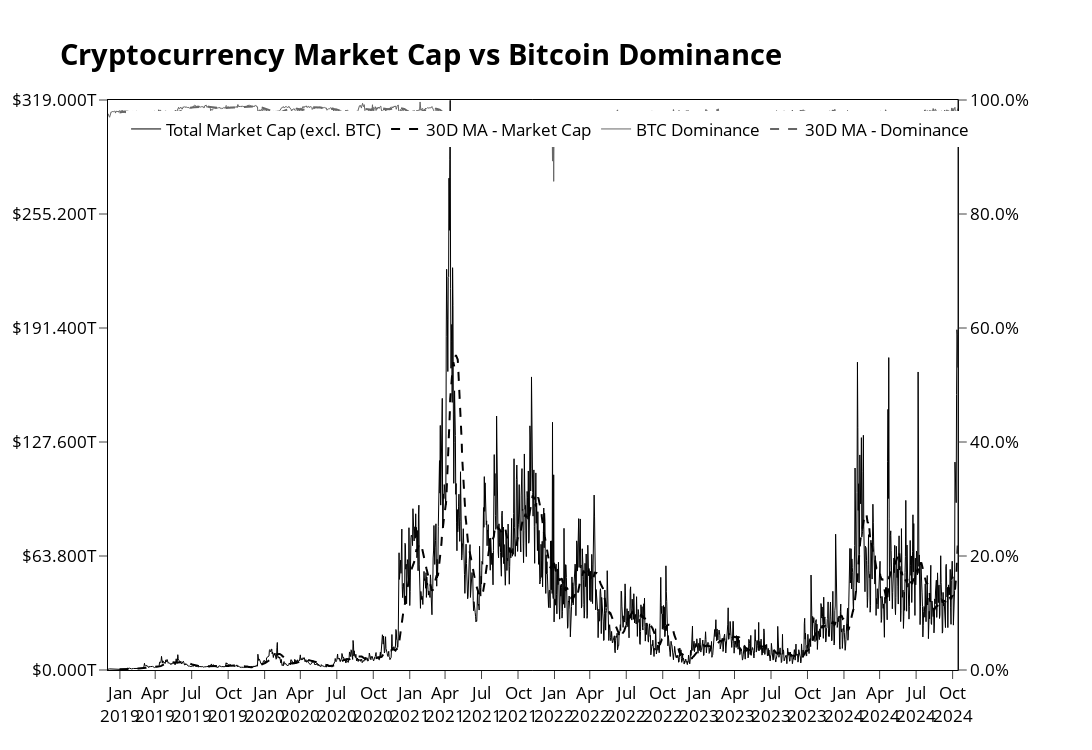

This figure's notebook cell:
### Code cell
import pandas as pd
import yfinance as yf
from datetime import datetime
import time
import plotly.graph_objects as go
from plotly.subplots import make_subplots
import numpy as np

def calculate_ma(series, window=30):
    """Calculate moving average for a series"""
    return pd.to_numeric(series, errors='coerce').rolling(window=window).mean()

def format_large_number(value):
    """
    Format large numbers to 3 digits with proper unit
    Example: 1234567890 -> 1.23B
    """
    abs_value = abs(float(value))
    if abs_value >= 1e12:
        return f"{value/1e12:.3f}T"
    elif abs_value >= 1e9:
        return f"{value/1e9:.3f}B"
    elif abs_value >= 1e6:
        return f"{value/1e6:.3f}M"
    elif abs_value >= 1e3:
        return f"{value/1e3:.3f}K"
    else:
        return f"{value:.3f}"

def get_scale_and_divisor(max_value):
    """
    Get the appropriate scale divisor and unit suffix for y-axis
    """
    abs_value = abs(float(max_value))
    if abs_value >= 1e12:
        return 1e12, "T"
    elif abs_value >= 1e9:
        return 1e9, "B"
    elif abs_value >= 1e6:
        return 1e6, "M"
    else:
        return 1e3, "K"

def get_and_plot_market_caps(ma_window=30):
    """
    Fetch and plot cryptocurrency market caps with configurable options
    
    Parameters:
    - ma_window: int, window size for moving average calculation (default 30 days)
    """
    # Read the CSV file
    df = pd.read_csv('coinmarketcap_20190106_top_125.csv')
    
    # Create symbol mapping dictionary
    symbol_mapping = {
        row['Name']: f"{row['Symbol']}-USD"
        for _, row in df.iterrows()
    }
    
    # Dictionary to store market caps for each crypto
    market_caps_dict = {}
    
    # Define the date range
    start_date = '2019-01-01'
    end_date = datetime.now().strftime('%Y-%m-%d')
    
    # Loop through each cryptocurrency
    for name, symbol in symbol_mapping.items():
        try:
            print(f"Fetching data for {name} ({symbol})...")
            
            # Fetch data from Yahoo Finance
            ticker = yf.Ticker(symbol)
            hist = ticker.history(start=start_date, end=end_date)
            
            if not hist.empty:
                # Calculate market cap (Close Price * Volume)
                market_caps_dict[name] = pd.to_numeric(hist['Close'] * hist['Volume'], errors='coerce')
            
            # Add a small delay to avoid hitting rate limits
            time.sleep(1)
            
        except Exception as e:
            print(f"Error fetching data for {name} ({symbol}): {str(e)}")
            continue
    
    # Combine all market caps into a single DataFrame
    if market_caps_dict:
        all_market_caps = pd.concat(market_caps_dict, axis=1)
        df_filled = all_market_caps.apply(pd.to_numeric, errors='coerce').ffill()
        
        # Calculate market metrics
        others_market_cap = df_filled.drop('Bitcoin', axis=1).sum(axis=1)
        btc_dominance = (df_filled['Bitcoin'] / (df_filled['Bitcoin'] + others_market_cap)) * 100
        
        # Calculate moving averages
        others_ma = calculate_ma(others_market_cap, ma_window)
        dominance_ma = calculate_ma(btc_dominance, ma_window)
        
        # Get scale for formatting
        scale, unit_suffix = get_scale_and_divisor(others_market_cap.max())
        
        # Create figure with secondary y-axis
        fig = make_subplots(specs=[[{"secondary_y": True}]])
        
        # Add market cap trace
        fig.add_trace(
            go.Scatter(
                x=others_market_cap.index,
                y=others_market_cap.astype(float) / scale,
                name="Total Market Cap (excl. BTC)",
                mode='lines',
                line=dict(color='#000000', width=1),
                hovertemplate=f"Total Market Cap: $%{{y:.3f}}{unit_suffix}<extra></extra>"
            ),
            secondary_y=False
        )

        # Add MA for market cap
        fig.add_trace(
            go.Scatter(
                x=others_ma.index,
                y=others_ma.astype(float) / scale,
                name=f"{ma_window}D MA - Market Cap",
                mode='lines',
                line=dict(color='#000000', width=2, dash='dash'),
                hovertemplate=f"{ma_window}D MA: $%{{y:.3f}}{unit_suffix}<extra></extra>"
            ),
            secondary_y=False
        )

        # Add BTC dominance trace
        fig.add_trace(
            go.Scatter(
                x=btc_dominance.index,
                y=btc_dominance.astype(float),
                name="BTC Dominance",
                mode='lines',
                line=dict(color='#666666', width=1),
                hovertemplate="BTC Dominance: %{y:.1f}%<extra></extra>"
            ),
            secondary_y=True
        )

        # Add MA for dominance
        fig.add_trace(
            go.Scatter(
                x=dominance_ma.index,
                y=dominance_ma.astype(float),
                name=f"{ma_window}D MA - Dominance",
                mode='lines',
                line=dict(color='#666666', width=2, dash='dash'),
                hovertemplate=f"{ma_window}D MA: %{{y:.1f}}%<extra></extra>"
            ),
            secondary_y=True
        )

        # Update layout
        fig.update_layout(
            title=dict(
                text=f'Cryptocurrency Market Cap vs Bitcoin Dominance',
                font=dict(
                    color='#000000',
                    size=29,
                    weight='bold'
                ),
                x=0.055,
                y=0.94,
                xanchor='left',
                yanchor='top'
            ),
            width=1350,
            height=750,
            showlegend=True,
            legend=dict(
                orientation="h",
                yanchor="top",
                y=0.98,
                xanchor="left",
                x=0.02,
                font=dict(
                    color='#000000',
                    size=17
                ),
                bgcolor='rgba(255, 255, 255, 1)'
            ),
            plot_bgcolor='white',
            paper_bgcolor='white'
        )

        # Convert index to datetime if it's not already
        if not isinstance(others_market_cap.index, pd.DatetimeIndex):
            others_market_cap.index = pd.to_datetime(others_market_cap.index)

        # Update x-axis to show every 3 months
        date_range = pd.date_range(
            start=others_market_cap.index.min(), 
            end=others_market_cap.index.max(), 
            freq='3ME'
        )
        
        # Create two-line date labels
        date_labels = [f"{d.strftime('%b')}<br>{d.strftime('%Y')}" for d in date_range]
        
        fig.update_xaxes(
            ticktext=date_labels,
            tickvals=date_range,
            tickangle=0,
            showgrid=False,
            ticks='outside',
            ticklen=8,
            tickwidth=1,
            tickfont=dict(
                color='#000000',
                size=17
            ),
            linecolor='#000000',
            linewidth=1,
            mirror=True
        )

        # Calculate y-axis ranges and tick values
        y_max_market = np.ceil(others_market_cap.max() / scale)
        y_tick_vals_market = np.linspace(0, y_max_market, 6)  # Reduced number of ticks
        
        y_max_dom = np.ceil(btc_dominance.max() / 10) * 10
        y_tick_vals_dom = np.linspace(0, y_max_dom, 6)  # Reduced number of ticks

        # Update primary y-axis (Market Cap)
        fig.update_yaxes(
            title=None,
            showgrid=False,
            tickfont=dict(
                color='#000000',
                size=17
            ),
            ticktext=[f"${val:.3f}{unit_suffix}" for val in y_tick_vals_market],
            tickvals=y_tick_vals_market,
            ticks='outside',
            ticklen=8,
            tickwidth=1,
            range=[0, y_max_market],
            secondary_y=False,
            linecolor='#000000',
            linewidth=1,
            mirror=True
        )

        # Update secondary y-axis (Dominance)
        fig.update_yaxes(
            title=None,
            showgrid=False,
            tickfont=dict(
                color='#000000',
                size=17
            ),
            ticksuffix="%",
            ticks='outside',
            ticklen=8,
            tickwidth=1,
            range=[0, y_max_dom],
            secondary_y=True,
            linecolor='#000000',
            linewidth=1,
            mirror=True,
            tickformat=".1f"
        )

        # Save outputs
        fig.write_html("crypto_dominance.html")
        pd.DataFrame({
            'Total Market Cap (excl. BTC)': others_market_cap.apply(format_large_number),
            'BTC Dominance (%)': btc_dominance,
            f'Market Cap {ma_window}D MA': others_ma.apply(format_large_number),
            f'Dominance {ma_window}D MA': dominance_ma
        }).to_csv('dominance_analysis.csv')
        
        print("Analysis completed! Check 'crypto_dominance.html' and 'dominance_analysis.csv' for results.")
        
        # Show the plot
        fig.show()
    else:
        print("No data was collected")

if __name__ == "__main__":
    get_and_plot_market_caps(ma_window=30)  # 30-day MA

### Figure 1 — Plotly figure (JSON) as saved in the notebook; plotly's stock layout.template omitted (floating-point values rounded to 4 significant figures; data arrays with more than 128 entries replaced by an {"elided": "..."} marker saying what was removed)
{"data": [{"hovertemplate": "Total Market Cap: $%{y:.3f}T<extra></extra>", "line": {"color": "#000000", "width": 1}, "mode": "lines", "name": "Total Market Cap (excl. BTC)", "x": {"elided": "2144 str values"}, "y": {"elided": "2144 float values"}, "type": "scatter", "xaxis": "x", "yaxis": "y"}, {"hovertemplate": "30D MA: $%{y:.3f}T<extra></extra>", "line": {"color": "#000000", "dash": "dash", "width": 2}, "mode": "lines", "name": "30D MA - Market Cap", "x": {"elided": "2144 str values"}, "y": {"elided": "2144 float values"}, "type": "scatter", "xaxis": "x", "yaxis": "y"}, {"hovertemplate": "BTC Dominance: %{y:.1f}%<extra></extra>", "line": {"color": "#666666", "width": 1}, "mode": "lines", "name": "BTC Dominance", "x": {"elided": "2144 str values"}, "y": {"elided": "2144 float values"}, "type": "scatter", "xaxis": "x", "yaxis": "y2"}, {"hovertemplate": "30D MA: %{y:.1f}%<extra></extra>", "line": {"color": "#666666", "dash": "dash", "width": 2}, "mode": "lines", "name": "30D MA - Dominance", "x": {"elided": "2144 str values"}, "y": {"elided": "2144 float values"}, "type": "scatter", "xaxis": "x", "yaxis": "y2"}], "layout": {"xaxis": {"anchor": "y", "domain": [0.0, 0.94], "tickfont": {"color": "#000000", "size": 17}, "ticktext": ["Jan<br>2019", "Apr<br>2019", "Jul<br>2019", "Oct<br>2019", "Jan<br>2020", "Apr<br>2020", "Jul<br>2020", "Oct<br>2020", "Jan<br>2021", "Apr<br>2021", "Jul<br>2021", "Oct<br>2021", "Jan<br>2022", "Apr<br>2022", "Jul<br>2022", "Oct<br>2022", "Jan<br>2023", "Apr<br>2023", "Jul<br>2023", "Oct<br>2023", "Jan<br>2024", "Apr<br>2024", "Jul<br>2024", "Oct<br>2024"], "tickvals": ["2019-01-31T00:00:00+00:00", "2019-04-30T00:00:00+00:00", "2019-07-31T00:00:00+00:00", "2019-10-31T00:00:00+00:00", "2020-01-31T00:00:00+00:00", "2020-04-30T00:00:00+00:00", "2020-07-31T00:00:00+00:00", "2020-10-31T00:00:00+00:00", "2021-01-31T00:00:00+00:00", "2021-04-30T00:00:00+00:00", "2021-07-31T00:00:00+00:00", "2021-10-31T00:00:00+00:00", "2022-01-31T00:00:00+00:00", "2022-04-30T00:00:00+00:00", "2022-07-31T00:00:00+00:00", "2022-10-31T00:00:00+00:00", "2023-01-31T00:00:00+00:00", "2023-04-30T00:00:00+00:00", "2023-07-31T00:00:00+00:00", "2023-10-31T00:00:00+00:00", "2024-01-31T00:00:00+00:00", "2024-04-30T00:00:00+00:00", "2024-07-31T00:00:00+00:00", "2024-10-31T00:00:00+00:00"], "tickangle": 0, "showgrid": false, "ticks": "outside", "ticklen": 8, "tickwidth": 1, "linecolor": "#000000", "linewidth": 1, "mirror": true}, "yaxis": {"anchor": "x", "domain": [0.0, 1.0], "tickfont": {"color": "#000000", "size": 17}, "title": {}, "showgrid": false, "ticktext": ["$0.000T", "$63.800T", "$127.600T", "$191.400T", "$255.200T", "$319.000T"], "tickvals": [0.0, 63.8, 127.6, 191.4, 255.2, 319.0], "ticks": "outside", "ticklen": 8, "tickwidth": 1, "range": [0, 319.0], "linecolor": "#000000", "linewidth": 1, "mirror": true}, "yaxis2": {"anchor": "x", "overlaying": "y", "side": "right", "tickfont": {"color": "#000000", "size": 17}, "title": {}, "showgrid": false, "ticksuffix": "%", "ticks": "outside", "ticklen": 8, "tickwidth": 1, "range": [0, 100.0], "linecolor": "#000000", "linewidth": 1, "mirror": true, "tickformat": ".1f"}, "title": {"font": {"color": "#000000", "size": 29, "weight": "bold"}, "text": "Cryptocurrency Market Cap vs Bitcoin Dominance", "x": 0.055, "y": 0.94, "xanchor": "left", "yanchor": "top"}, "legend": {"font": {"color": "#000000", "size": 17}, "orientation": "h", "yanchor": "top", "y": 0.98, "xanchor": "left", "x": 0.02, "bgcolor": "rgba(255, 255, 255, 1)"}, "width": 1350, "height": 750, "showlegend": true, "plot_bgcolor": "white", "paper_bgcolor": "white"}}
